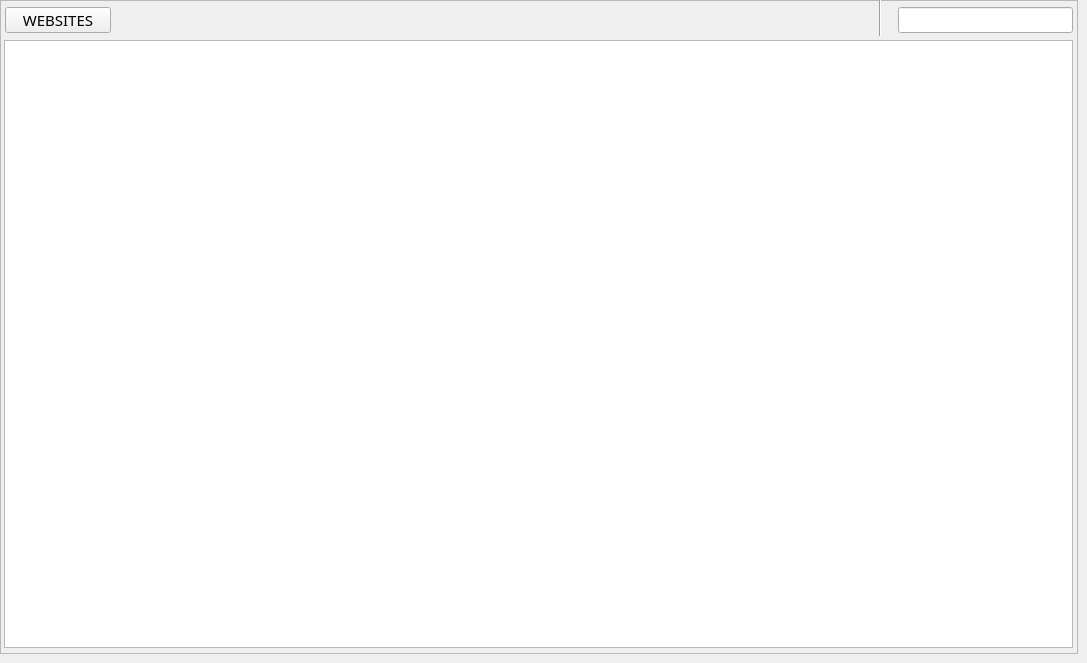
      <widget class="QWidget" name="tab_5">
       <attribute name="title">
        <string>NEWS</string>
       </attribute>
       <widget class="QFrame" name="frame_10">
        <property name="geometry">
         <rect>
          <x>0</x>
          <y>0</y>
          <width>1078</width>
          <height>654</height>
         </rect>
        </property>
        <property name="styleSheet">
         <string notr="true">font: 63 11pt &quot;FixedsysTTF&quot;;</string>
        </property>
        <property name="frameShape">
         <enum>QFrame::StyledPanel</enum>
        </property>
        <property name="frameShadow">
         <enum>QFrame::Raised</enum>
        </property>
        <widget class="QTableView" name="tableView_8">
         <property name="geometry">
          <rect>
           <x>4</x>
           <y>40</y>
           <width>1069</width>
           <height>608</height>
          </rect>
         </property>
        </widget>
        <widget class="QPushButton" name="pushButton_45">
         <property name="geometry">
          <rect>
           <x>5</x>
           <y>7</y>
           <width>106</width>
           <height>26</height>
          </rect>
         </property>
         <property name="font">
          <font>
           <family>FixedsysTTF</family>
           <pointsize>11</pointsize>
           <weight>4</weight>
           <italic>false</italic>
           <bold>false</bold>
          </font>
         </property>
         <property name="styleSheet">
          <string notr="true">font: 32 11pt &quot;FixedsysTTF&quot;;</string>
         </property>
         <property name="text">
          <string>WEBSITES</string>
         </property>
        </widget>
        <widget class="Line" name="line_9">
         <property name="geometry">
          <rect>
           <x>875</x>
           <y>-5</y>
           <width>10</width>
           <height>41</height>
          </rect>
         </property>
         <property name="orientation">
          <enum>Qt::Vertical</enum>
         </property>
        </widget>
        <widget class="QLineEdit" name="lineEdit_38">
         <property name="geometry">
          <rect>
           <x>898</x>
           <y>7</y>
           <width>175</width>
           <height>26</height>
          </rect>
         </property>
        </widget>
       </widget>
      </widget>
